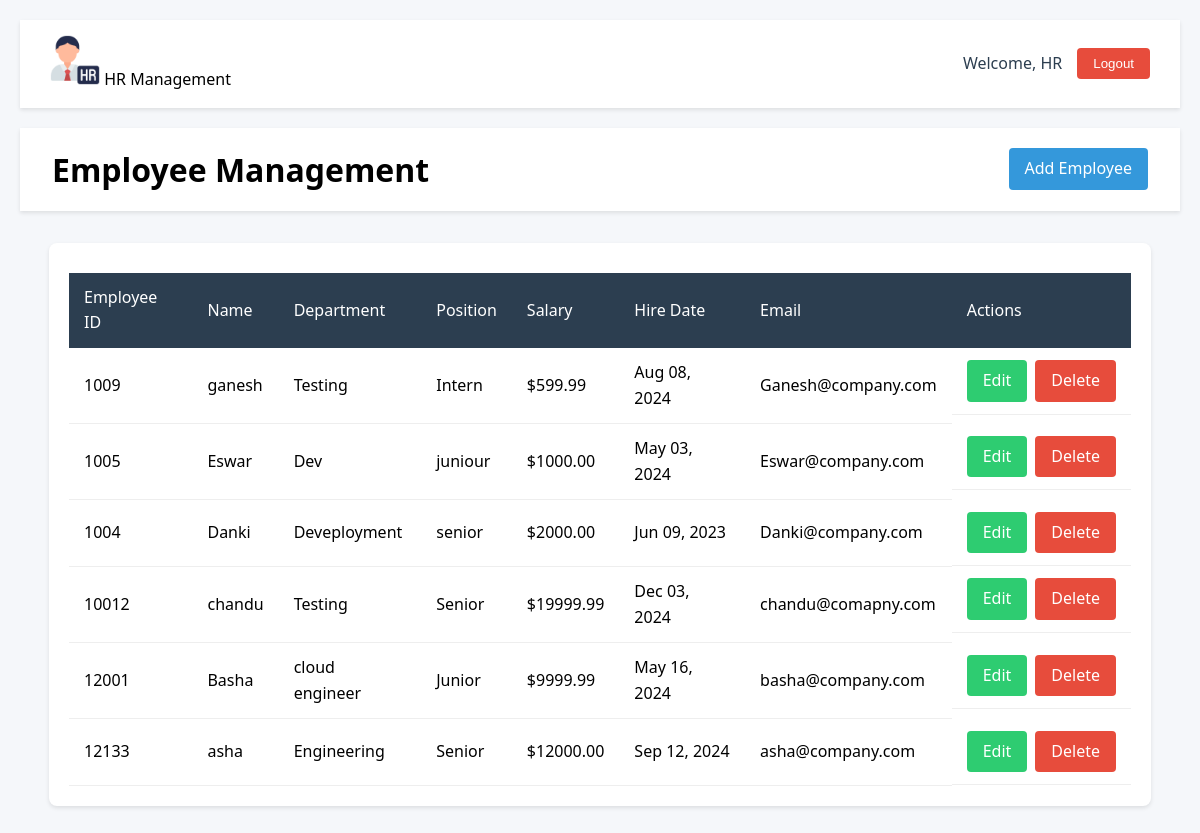
The page / (signed in) on the database as committed earlier.
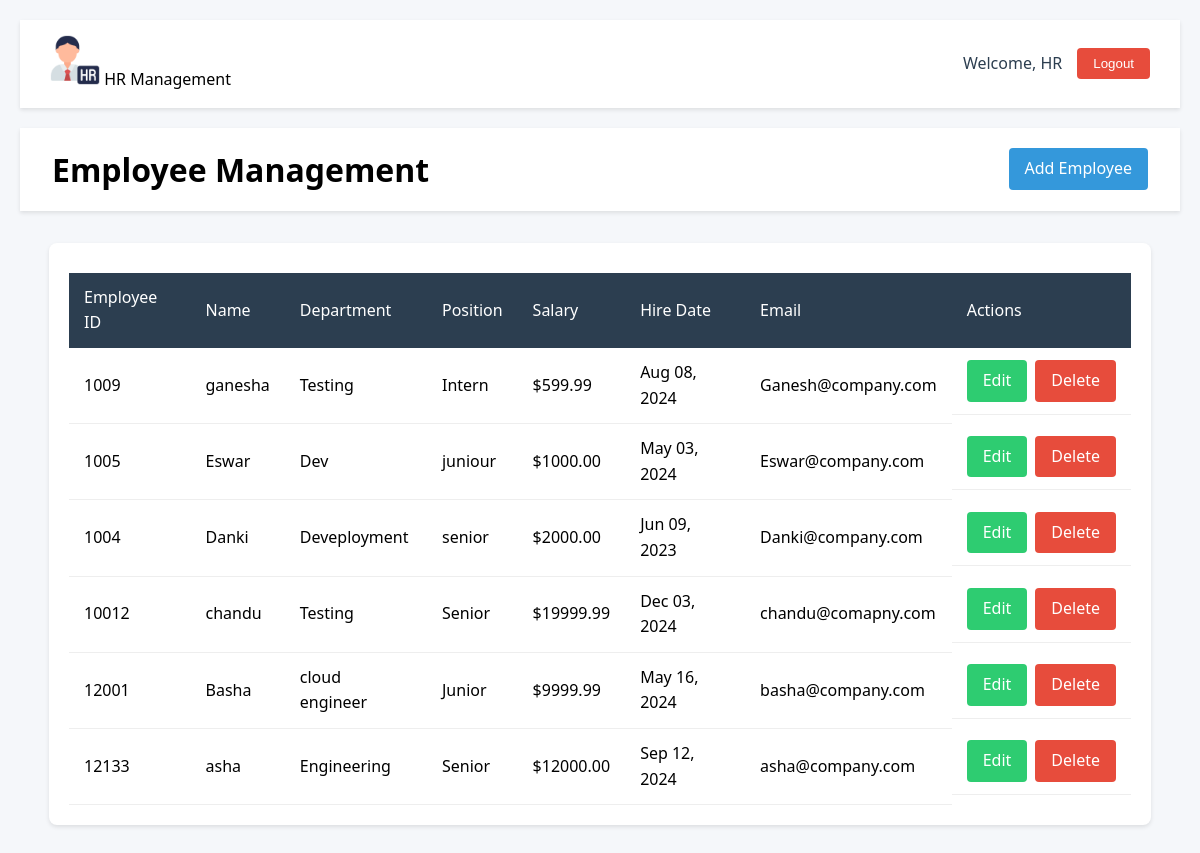
The same page on the database as committed later.
### employees/models.py (models this page shows, shortened)
class Employee(models.Model):
    employee_id = models.CharField(max_length=20, unique=True)
    name = models.CharField(max_length=100)
    department = models.CharField(max_length=100)
    position = models.CharField(max_length=100)
    salary = models.DecimalField(max_digits=10, decimal_places=2)
    email = models.EmailField()
    hire_date = models.DateField()
    created_at = models.DateTimeField(auto_now_add=True)
    updated_at = models.DateTimeField(auto_now=True)
    created_by = models.ForeignKey(User, on_delete=models.SET_NULL, null=True, related_name='created_employees')
    updated_by = models.ForeignKey(User, on_delete=models.SET_NULL, null=True, related_name='updated_employees')
    class Meta:
        ordering = ['-created_at']

### employees/views.py (the view)
# urls.py: path('', views.employee_list, name='employee_list'),
@login_required
def employee_list(request):
    try:
        employees = Employee.objects.all().order_by('-created_at')
        try:
            user_profile = UserProfile.objects.get(user=request.user)
        except UserProfile.DoesNotExist:
            user_profile = UserProfile.objects.create(
                user=request.user,
                name=request.user.username,
                emp_id=f"EMP{request.user.id:03d}"
            )
        context = {
            'employees': employees,
            'user_profile': user_profile
        }
        return render(request, 'employees/employee_list.html', context)
    except Exception as e:
        logger.error(f"Error fetching employee list: {str(e)}")
        messages.error(request, 'Error fetching employee list.')
        return redirect('employees:login')

### employees/templates/employees/employee_list.html (shortened to what this page needs)
{% extends 'employees/base.html' %}
{% load static %}
{% block content %}
<div class="header">
    <div class="header-left">
        <h1>Employee Management</h1>
    </div>
    <div class="header-right">
        <a href="{% url 'employees:employee_create_form' %}" class="btn-add">Add Employee</a>
    </div>
</div>
<div class="table-container">
    <table>
        <thead>
            <tr>
                <th>Employee ID</th>
                <th>Name</th>
                <th>Department</th>
                <th>Position</th>
                <th>Salary</th>
                <th>Hire Date</th>
                <th>Email</th>
                <th>Actions</th>
            </tr>
        </thead>
        <tbody>
            {% for employee in employees %}
            <tr>
                <td>{{ employee.employee_id }}</td>
                <td>{{ employee.name }}</td>
                <td>{{ employee.department }}</td>
                <td>{{ employee.position }}</td>
                <td>${{ employee.salary|floatformat:2 }}</td>
                <td>{{ employee.hire_date|date:"M d, Y" }}</td>
                <td>{{ employee.email }}</td>
                <td class="actions">
                    <a href="{% url 'employees:employee_update_form' employee.pk %}" class="btn btn-edit">Edit</a>
                    <a href="{% url 'employees:employee_delete_confirm' employee.pk %}" class="btn btn-danger">Delete</a>
                </td>
            </tr>
            {% endfor %}
        </tbody>
    </table>
</div>
{% endblock %}

Rows that differ between the two databases and show on the page:
changed Employee "Intern": name "ganesh" → "ganesha"
